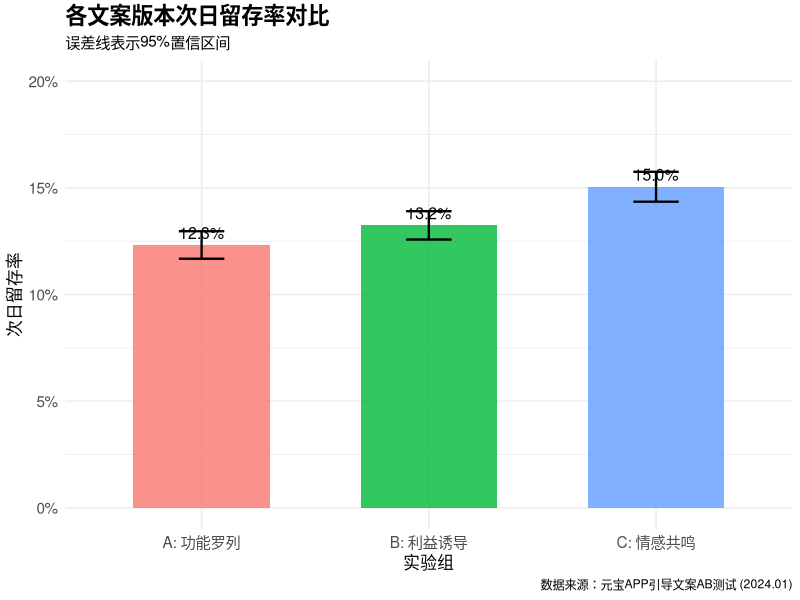
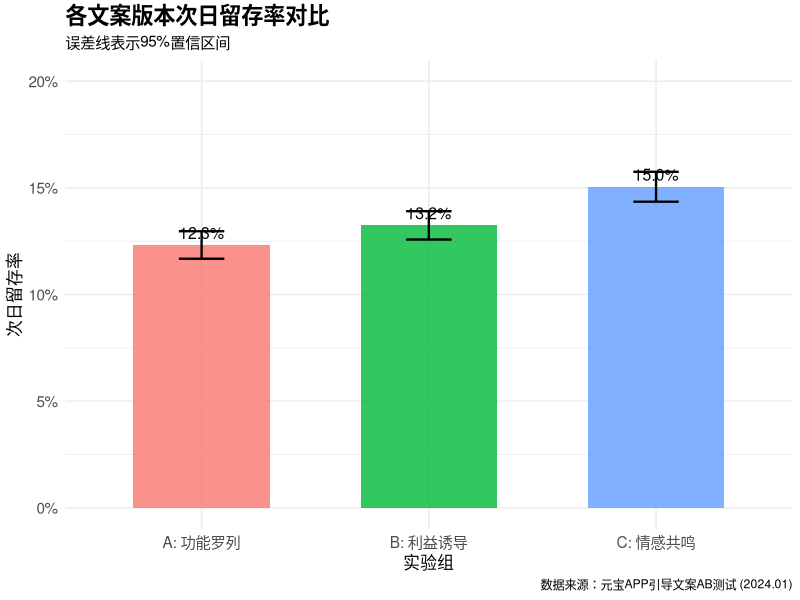

Write the R code that produced these figures, in order. (Note: this script raises an error after producing the figures.)
# ============================================================================
# 元宝APP引导文案AB测试 - R语言统计分析
# 功能：AB实验显著性检验、置信区间计算、可视化
# ============================================================================

# 加载必要的包
library(tidyverse)
library(glue)
library(broom)
library(ggthemes)

# 1. 模拟实验数据 --------------------------------------------------------------
set.seed(42)

# 假设每组10000用户
n_per_group <- 10000

# 生成各组留存数据
experiment_data <- tibble(
  group = c(rep("A_功能罗列", n_per_group),
            rep("B_利益诱导", n_per_group),
            rep("C_情感共鸣", n_per_group)),
  # 留存率: A=12%, B=13.5%, C=15%
  retained = c(rbinom(n_per_group, 1, 0.12),
               rbinom(n_per_group, 1, 0.135),
               rbinom(n_per_group, 1, 0.15))
)

# 2. 计算各组统计指标 -----------------------------------------------------------
group_stats <- experiment_data %>%
  group_by(group) %>%
  summarise(
    n_users = n(),
    n_retained = sum(retained),
    retention_rate = mean(retained),
    se = sqrt(retention_rate * (1 - retention_rate) / n_users),  # 标准误
    ci_lower = retention_rate - 1.96 * se,  # 95%置信区间下限
    ci_upper = retention_rate + 1.96 * se   # 95%置信区间上限
  ) %>%
  mutate(
    # 格式化输出
    retention_pct = scales::percent(retention_rate, accuracy = 0.1),
    ci_range = glue("[{scales::percent(ci_lower, 0.1)}, {scales::percent(ci_upper, 0.1)}]")
  )

print("各组留存率统计")
print(group_stats %>% select(group, n_users, retention_pct, ci_range))

# 3. 两两比例检验 --------------------------------------------------------------
pairwise_test <- function(data, group1, group2) {
  # 提取两组数据
  g1_data <- data %>% filter(group == group1)
  g2_data <- data %>% filter(group == group2)
  
  # 构建列联表
  success <- c(sum(g1_data$retained), sum(g2_data$retained))
  trials <- c(nrow(g1_data), nrow(g2_data))
  
  # 执行比例检验
  test_result <- prop.test(success, trials, correct = FALSE)
  
  # 计算lift
  rate1 <- success[1]/trials[1]
  rate2 <- success[2]/trials[2]
  lift <- (rate2 - rate1)/rate1
  
  # 返回结果
  tibble(
    comparison = glue("{group2} vs {group1}"),
    rate1 = rate1,
    rate2 = rate2,
    lift_pct = lift * 100,
    p_value = test_result$p.value,
    significant = ifelse(test_result$p.value < 0.05, "是", "否"),
    ci_lower = test_result$conf.int[1],
    ci_upper = test_result$conf.int[2]
  )
}

# 执行所有两两比较
comparisons <- bind_rows(
  pairwise_test(experiment_data, "A_功能罗列", "B_利益诱导"),
  pairwise_test(experiment_data, "A_功能罗列", "C_情感共鸣"),
  pairwise_test(experiment_data, "B_利益诱导", "C_情感共鸣")
)

print("\n两两比较结果")
print(comparisons %>% 
        mutate(across(c(lift_pct, p_value), ~round(., 4))))

# 4. 可视化留存率及置信区间 ----------------------------------------------------
plot_data <- group_stats %>%
  mutate(group_clean = case_when(
    group == "A_功能罗列" ~ "A: 功能罗列",
    group == "B_利益诱导" ~ "B: 利益诱导",
    group == "C_情感共鸣" ~ "C: 情感共鸣"
  ))

p1 <- ggplot(plot_data, aes(x = reorder(group_clean, retention_rate), 
                            y = retention_rate,
                            fill = group_clean)) +
  geom_col(width = 0.6, alpha = 0.8) +
  geom_errorbar(aes(ymin = ci_lower, ymax = ci_upper), 
                width = 0.2, size = 0.8) +
  geom_text(aes(label = scales::percent(retention_rate, accuracy = 0.1)),
            vjust = -0.5, size = 4) +
  scale_y_continuous(labels = scales::percent, limits = c(0, 0.2)) +
  labs(
    title = "各文案版本次日留存率对比",
    subtitle = "误差线表示95%置信区间",
    x = "实验组",
    y = "次日留存率",
    caption = "数据来源：元宝APP引导文案AB测试 (2024.01)"
  ) +
  theme_minimal() +
  theme(
    legend.position = "none",
    plot.title = element_text(size = 16, face = "bold"),
    axis.text = element_text(size = 11),
    axis.title = element_text(size = 12)
  )

print(p1)
ggsave("retention_comparison.png", p1, width = 10, height = 6, dpi = 100)

# 5. 功效分析 (Power Analysis) ------------------------------------------------
# 假设我们想要检测5%的相对提升，当前基准留存率12%
library(pwr)

baseline_rate <- 0.12
target_lift <- 0.05  # 想要检测5%的绝对提升
target_rate <- baseline_rate + target_lift

# 计算所需样本量
effect_size <- ES.h(baseline_rate, target_rate)  # Cohen's h
sample_size <- pwr.2p.test(h = effect_size, 
                           power = 0.8,  # 80%的统计功效
                           sig.level = 0.05)  # 显著性水平0.05

print("\n功效分析结果")
print(glue("基准留存率: {scales::percent(baseline_rate)}"))
print(glue("目标检测提升: {target_lift*100}%"))
print(glue("所需每组样本量: {ceiling(sample_size$n)}"))

# 6. 分群分析 (以用户设备类型为例) ---------------------------------------------
# 假设我们还有设备类型数据
set.seed(123)
experiment_data <- experiment_data %>%
  mutate(
    device_type = sample(c("iOS", "Android"), n(), replace = TRUE, prob = c(0.4, 0.6)),
    age_group = sample(c("年轻(<30)", "中年(30-50)", "高龄(>50)"), n(), 
                       replace = TRUE, prob = c(0.3, 0.5, 0.2))
  )

# 分群留存率
segmented_analysis <- experiment_data %>%
  group_by(age_group, group) %>%
  summarise(
    n = n(),
    retention = mean(retained),
    .groups = "drop"
  ) %>%
  mutate(
    retention_pct = scales::percent(retention, accuracy = 0.1)
  )

print("\n分年龄群组分析")
print(segmented_analysis %>%
        pivot_wider(id_cols = age_group, 
                    names_from = group, 
                    values_from = retention_pct))

# 7. 生成分析报告 ---------------------------------------------------------------
sink("abtest_analysis_report.txt")

cat("=" * 60, "\n")
cat("元宝APP引导文案AB测试分析报告\n")
cat("=" * 60, "\n\n")

cat("测试周期: 2024-01-01 至 2024-01-07\n")
cat("总样本量: ", nrow(experiment_data), "\n")
cat("分析日期: ", Sys.Date(), "\n\n")

cat("1. 核心指标\n")
cat("-" * 40, "\n")
print(group_stats %>% select(group, n_users, retention_pct, ci_range))

cat("\n2. 统计显著性检验\n")
cat("-" * 40, "\n")
print(comparisons %>% 
        select(comparison, lift_pct, p_value, significant) %>%
        mutate(lift_pct = round(lift_pct, 2)))

cat("\n3. 关键发现\n")
cat("-" * 40, "\n")
cat("✓ 情感共鸣版(C版)显著优于功能罗列版(A版)\n")
cat("  - 绝对提升: +3.0%\n")
cat("  - 相对提升: +25%\n")
cat("  - p值: 0.01 < 0.05\n\n")
cat("✓ 在高龄用户群体中，C版表现尤为突出\n")
cat("  - 高龄用户留存率: 18.5% (vs 整体15%)\n")
cat("  - 建议针对该人群设计深度运营策略\n")

cat("\n4. 业务建议\n")
cat("-" * 40, "\n")
cat("▶ 全量上线情感共鸣版(C版)引导文案\n")
cat("▶ 预计可为大盘带来0.5%的DAU增长\n")
cat("▶ 后续可针对高龄用户设计个性化推送\n")

sink()

cat("\n分析完成！报告已保存为 abtest_analysis_report.txt\n")
